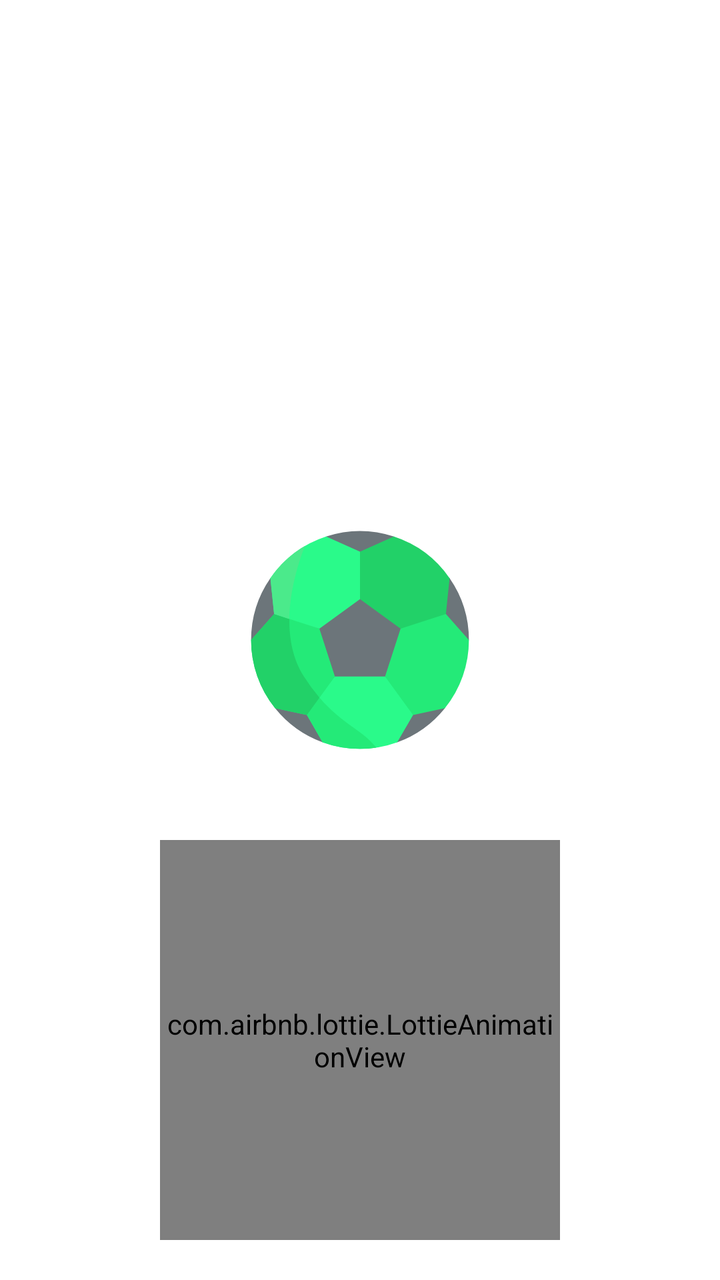
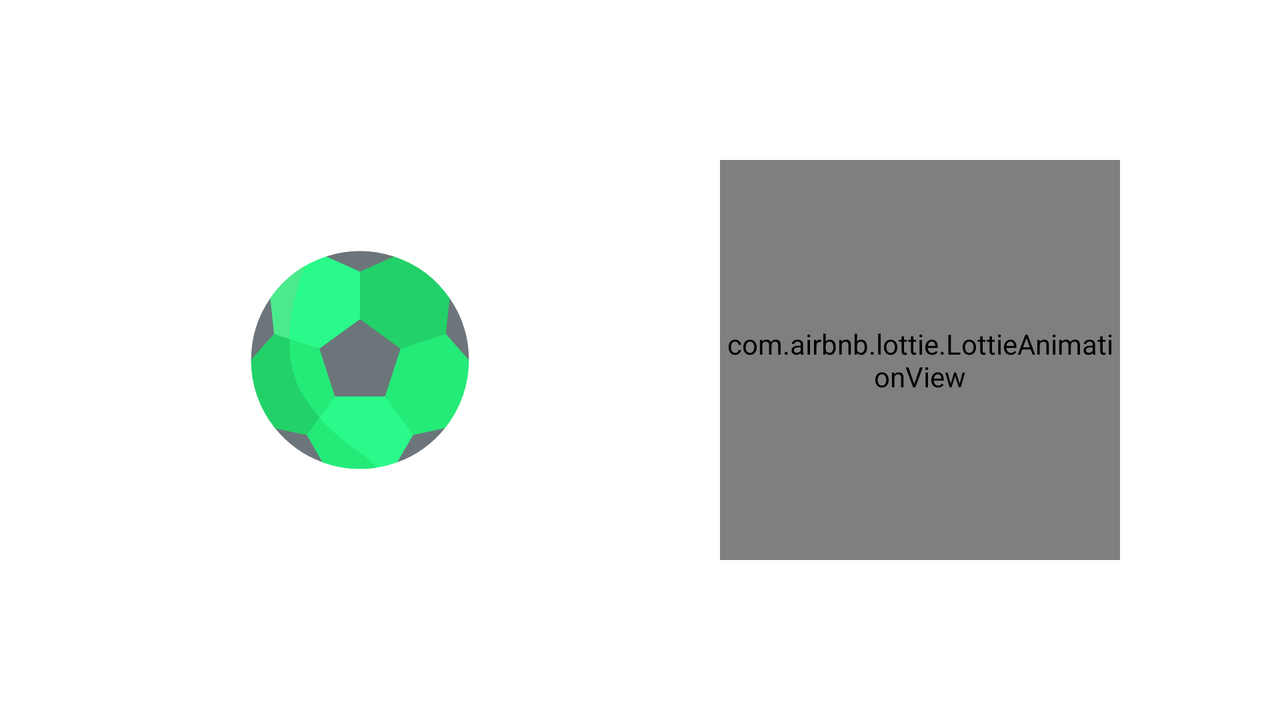

First picture: res/layout/ on a phone held upright. Second picture: the repository's own variant of that layout, on a device whose configuration matches the variant's folder. Source for both follows.
<!-- AndroidManifest.xml: application theme AppTheme.NoActionBar -->
<!-- res/layout/activity_splash.xml -->
<?xml version="1.0" encoding="utf-8"?>
<androidx.constraintlayout.widget.ConstraintLayout
    xmlns:android="http://schemas.android.com/apk/res/android"
    xmlns:tools="http://schemas.android.com/tools"
    xmlns:app="http://schemas.android.com/apk/res-auto"
    android:layout_width="match_parent"
    android:background="@color/white_0"
    android:layout_height="match_parent"
    tools:context=".ui.activities.Splash">

    <LinearLayout android:id="@+id/revealable"
        android:layout_width="0dp"
        android:visibility="visible"
        app:layout_constraintEnd_toEndOf="parent"
        android:orientation="vertical"
        android:background="@color/green_1"
        android:layout_height="match_parent" />

    <androidx.appcompat.widget.AppCompatImageView android:id="@+id/image"
        app:layout_constraintTop_toTopOf="parent"
        app:layout_constraintBottom_toBottomOf="parent"
        app:layout_constraintRight_toRightOf="parent"
        app:layout_constraintLeft_toLeftOf="parent"
        app:srcCompat="@drawable/ic_launcher_foreground"
        android:layout_width="200dp"
        android:padding="10dp"
        android:layout_height="200dp" />

    <com.airbnb.lottie.LottieAnimationView
        app:layout_constraintTop_toBottomOf="@+id/image"
        app:layout_constraintStart_toStartOf="parent"
        app:layout_constraintEnd_toEndOf="parent"
        android:id="@+id/loading_animation_view"
        android:scaleType="fitXY"
        app:lottie_fileName="maliya_animation.json"
        app:lottie_repeatMode="reverse"
        app:lottie_autoPlay="true"
        app:lottie_loop="true"
        app:tint="@color/black_0"
        app:lottie_scale="0.2"
        android:layout_width="200dp"
        android:layout_height="200dp" />

</androidx.constraintlayout.widget.ConstraintLayout>
<!-- resources referenced by this layout -->
<resources>
  <color name="black_0">#000000</color>
  <color name="green_1">#2afa8a</color>
  <color name="white_0">#ffffff</color>
  <!-- drawable ic_launcher_foreground: vector/xml drawable (drawable, 2137 chars, omitted) -->
  <!-- from res/values-v23/ -->
  <style name="AppTheme.NoActionBar">
          <item name="windowActionBar">false</item>
          <item name="windowNoTitle">true</item>
          <item name="android:windowLightStatusBar">true</item>
          <item name="android:windowDrawsSystemBarBackgrounds">true</item>
          <item name="android:statusBarColor">@android:color/transparent</item>
      </style>
</resources>
<!-- res/layout-land/activity_splash.xml (the author's variant of the layout above) -->
<!-- drawn on the phone turned sideways -->
<?xml version="1.0" encoding="utf-8"?>
<androidx.constraintlayout.widget.ConstraintLayout
    xmlns:android="http://schemas.android.com/apk/res/android"
    xmlns:tools="http://schemas.android.com/tools"
    xmlns:app="http://schemas.android.com/apk/res-auto"
    android:layout_width="match_parent"
    android:background="?attr/appBackgroundColor"
    android:layout_height="match_parent"
    tools:context=".ui.activities.Splash">

    <LinearLayout android:id="@+id/revealable"
        android:layout_width="0dp"
        android:visibility="visible"
        app:layout_constraintEnd_toEndOf="parent"
        android:orientation="vertical"
        android:background="@color/green_1"
        android:layout_height="match_parent" />

    <androidx.appcompat.widget.AppCompatImageView android:id="@+id/image"
        app:layout_constraintTop_toTopOf="parent"
        app:layout_constraintBottom_toBottomOf="parent"
        app:layout_constraintStart_toStartOf="parent"
        app:layout_constraintEnd_toStartOf="@+id/loading_animation_view"
        app:srcCompat="@drawable/ic_launcher_foreground"
        android:layout_width="200dp"
        android:padding="10dp"
        android:layout_height="200dp" />

    <com.airbnb.lottie.LottieAnimationView
        app:layout_constraintTop_toTopOf="parent"
        app:layout_constraintBottom_toBottomOf="parent"
        app:layout_constraintStart_toEndOf="@+id/image"
        app:layout_constraintEnd_toEndOf="parent"
        android:id="@+id/loading_animation_view"
        android:scaleType="fitXY"
        app:lottie_fileName="maliya_animation.json"
        app:lottie_repeatMode="reverse"
        app:lottie_autoPlay="true"
        app:lottie_loop="true"
        app:tint="?attr/appTextColorPrimary"
        app:lottie_scale="0.2"
        android:layout_width="200dp"
        android:layout_height="200dp" />

</androidx.constraintlayout.widget.ConstraintLayout>
<!-- resources referenced by the variant -->
<!-- as the phone turned sideways resolves them -->
<resources>
  <color name="green_1">#2afa8a</color>
  <!-- drawable ic_launcher_foreground: vector/xml drawable (drawable, 2137 chars, omitted) -->
  <!-- from res/values-v23/ -->
  <style name="AppTheme.NoActionBar">
          <item name="windowActionBar">false</item>
          <item name="windowNoTitle">true</item>
          <item name="android:windowLightStatusBar">true</item>
          <item name="android:windowDrawsSystemBarBackgrounds">true</item>
          <item name="android:statusBarColor">@android:color/transparent</item>
      </style>
</resources>
